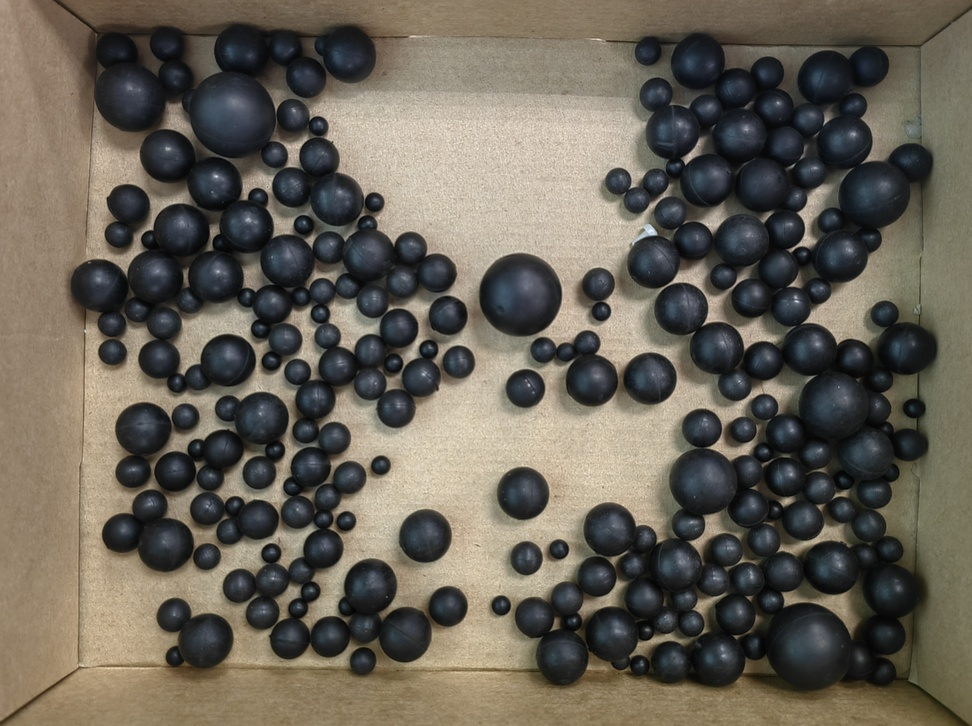
#> input picture balls_2.jpg, 972 x 726 px, shrunk from 3473 x 2595 before the run, given in place of the camera
$ python demo4.py
#> lines starting #> are read from the running program, lines starting #| are printed output that depends on the picture; after the words box and inside, x2 and y2 are one past the last pixel; in counts of white or black regions, pixels touching at a corner belong together
#> in process_camera, frame is the input picture: shape (726, 972, 3); mean B, G, R 86, 97.1, 102.9
import cv2
import numpy as np
from collections import deque

# 初始化参数
frame_window = 10  # 设置帧窗口大小
radius_threshold = [1, 50]  # 半径阈值范围
ball_count_buffer = deque(maxlen=frame_window)  # 用于累积每帧小球数量

def detect_balls_in_frame(image):
    gray_image = cv2.cvtColor(image, cv2.COLOR_BGR2GRAY)
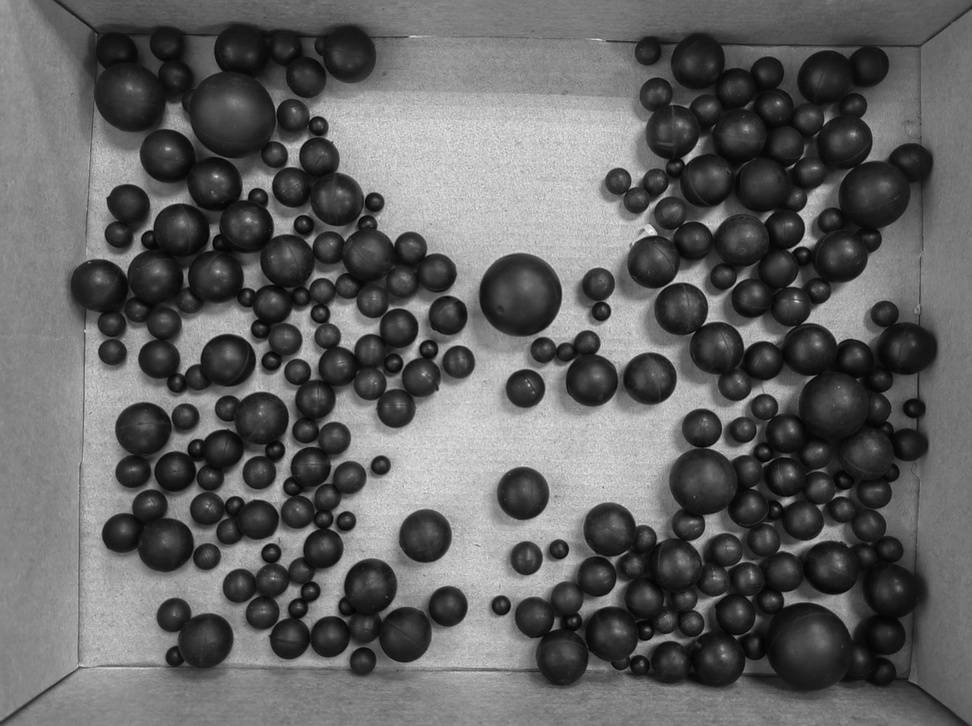
#> gray_image: shape (726, 972); min 1, max 250, mean 97.6
    clahe = cv2.createCLAHE(clipLimit=2.0, tileGridSize=(8, 8))
    clahe_image = clahe.apply(gray_image)
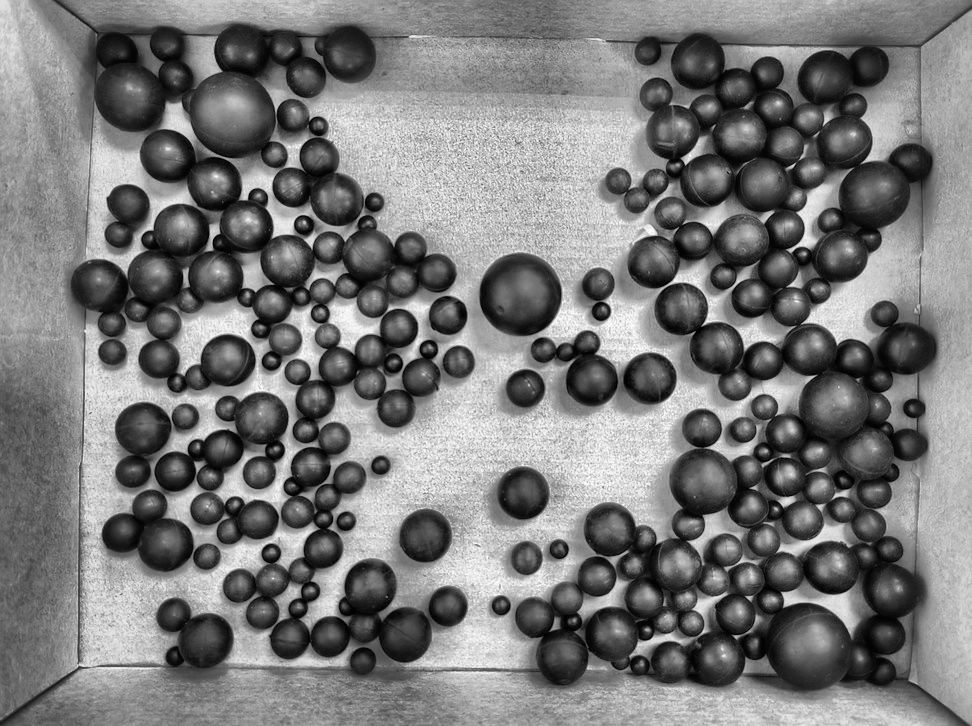
#> clahe_image: shape (726, 972); min 0, max 254, mean 120.9
    blurred_image = cv2.GaussianBlur(clahe_image, (9, 9), 2)
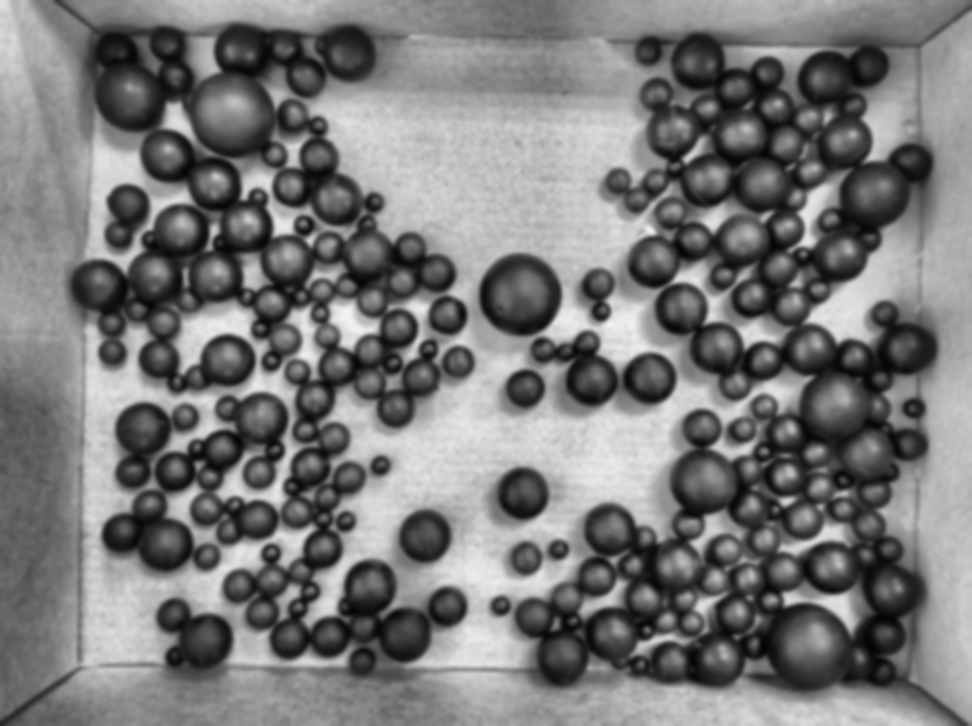
#> blurred_image: shape (726, 972); min 4, max 243, mean 120.9

    detected_circles = cv2.HoughCircles(
        blurred_image,
        cv2.HOUGH_GRADIENT,
        dp=2,
        minDist=59,
        param1=200,
        param2=50,
        minRadius=radius_threshold[0],
        maxRadius=radius_threshold[1]
    )
#> detected_circles = 50 rows, first 8: [519, 295, 41.8], [681, 309, 26.6], [425, 535, 26.8], [523, 493, 26.6], [649, 379, 26.8], [447, 315, 19.8], [405, 635, 27], [143, 431, 28.8]

    circles = []
    if detected_circles is not None:
        detected_circles = np.round(detected_circles[0, :]).astype("int")
#> detected_circles = 50 rows, first 8: [519, 295, 42], [681, 309, 27], [425, 535, 27], [523, 493, 27], [649, 379, 27], [447, 315, 20], [405, 635, 27], [143, 431, 29]
        circles = [(x, y, r) for (x, y, r) in detected_circles]
#> circles = 50 items, first 6: (519, 295, 42), (681, 309, 27), (425, 535, 27), (523, 493, 27), (649, 379, 27), (447, 315, 20)

    # 使用非极大值抑制
    return non_max_suppression(circles)

# 非极大值抑制函数
def non_max_suppression(circles, overlap_thresh=0.5):
#> called with overlap_thresh = 0.5
    if len(circles) == 0:
        return []

    sorted_indices = np.argsort([r for (x, y, r) in circles])[::-1]
#> sorted_indices = 50 values, max 49 at index 47, min 0 at index 3, mean 24.5
    circles = [circles[i] for i in sorted_indices]
#> circles = 50 items, first 6: (805, 653, 49), (711, 489, 44), (235, 113, 44), (519, 295, 42), (133, 91, 40), (833, 249, 36)
    keep = []

    while circles:
        curr_circle = circles.pop(0)
        keep.append(curr_circle)
        circles = [circle for circle in circles
                   if np.linalg.norm(np.array(curr_circle[:2]) - np.array(circle[:2]))
                   > overlap_thresh * max(curr_circle[2], circle[2])]
#> this loop made 50 passes
#> curr_circle on passes 1 to 12: (805, 653, 49), (711, 489, 44), (235, 113, 44), (519, 295, 42), (133, 91, 40), (833, 249, 36), (251, 535, 36), (875, 191, 35), (835, 559, 35), (293, 257, 33), (829, 83, 33), (807, 355, 33)
#> (curr_circle, circles) on passes 47 to 49: ((599, 283, 16), [(209, 477, 13), (587, 343, 13), (501, 605, 10)]), ((209, 477, 13), [(587, 343, 13), (501, 605, 10)]), ((587, 343, 13), [(501, 605, 10)])
#> after the loop, circles = []; keep = 50 items, first 6: (805, 653, 49), (711, 489, 44), (235, 113, 44), (519, 295, 42), (133, 91, 40), (833, 249, 36)
    return keep

# 摄像头处理主函数
def process_camera():
    cap = cv2.VideoCapture(0)  # 0表示默认摄像头

    if not cap.isOpened():
        print("无法打开摄像头")
        return

    while True:
        ret, frame = cap.read()
        if not ret:
            print("无法读取帧")
            break

        detected_balls = detect_balls_in_frame(frame)
#> detected_balls has the same summary as keep in non_max_suppression
        ball_count_buffer.append(len(detected_balls))

        # 取出前几帧的数量，计算滑动平均
        stable_count = int(np.mean(ball_count_buffer))

        # 可视化检测
        for (x, y, r) in detected_balls:
            cv2.circle(frame, (x, y), r, (0, 255, 0), 2)
#> this loop made 50 passes
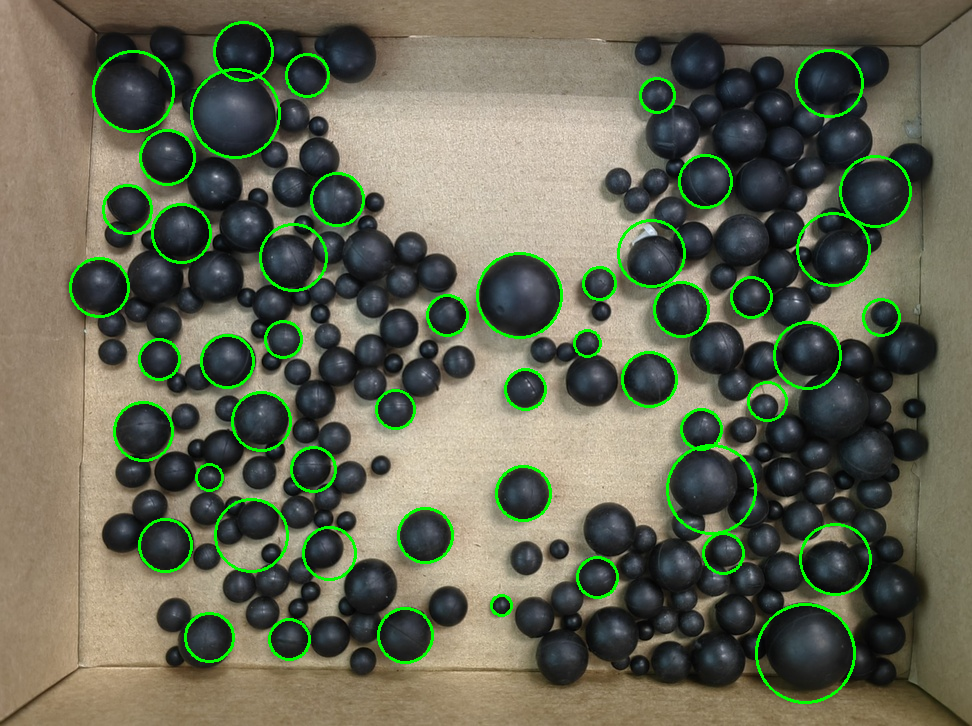
#> frame: shape (726, 972, 3); 3.53% of pixels changed, all inside (x1, y1, x2, y2) = (69, 21, 912, 704)

        # 在帧上显示稳定的小球计数
        cv2.putText(frame, f'Stabilized Ball Count: {stable_count}', (10, 30),
                    cv2.FONT_HERSHEY_SIMPLEX, 1, (0, 255, 0), 2)
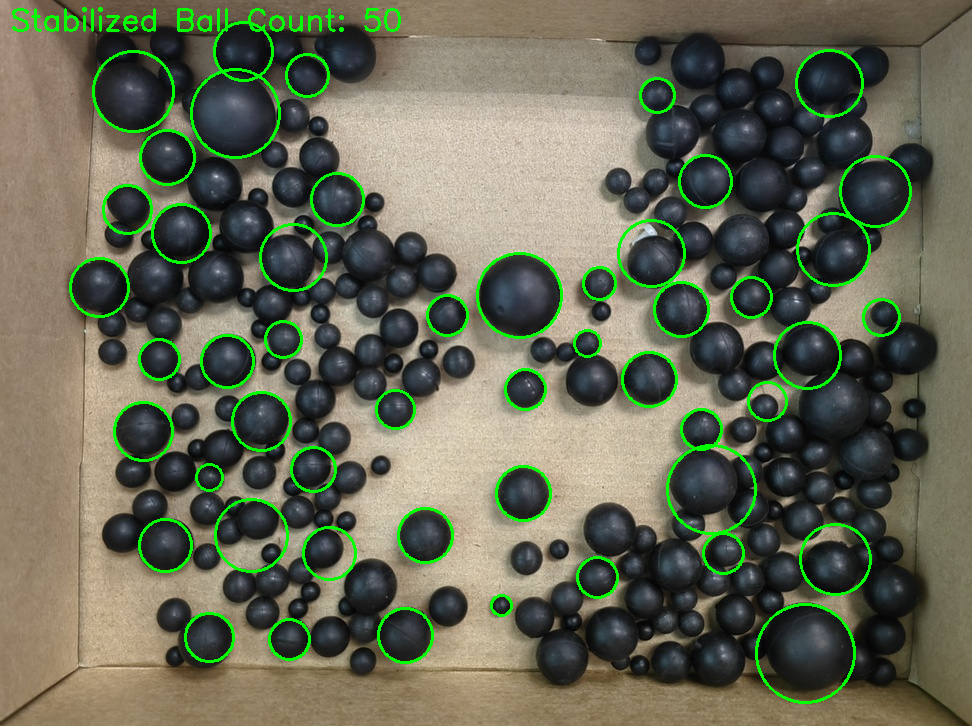
#> frame: shape (726, 972, 3); 0.38% of pixels changed, all inside (x1, y1, x2, y2) = (12, 7, 401, 32)

        cv2.imshow('Ball Detection', frame)

        if cv2.waitKey(1) & 0xFF == ord('q'):
#> (key q is pressed here)
            break

    cap.release()
    cv2.destroyAllWindows()

process_camera()
